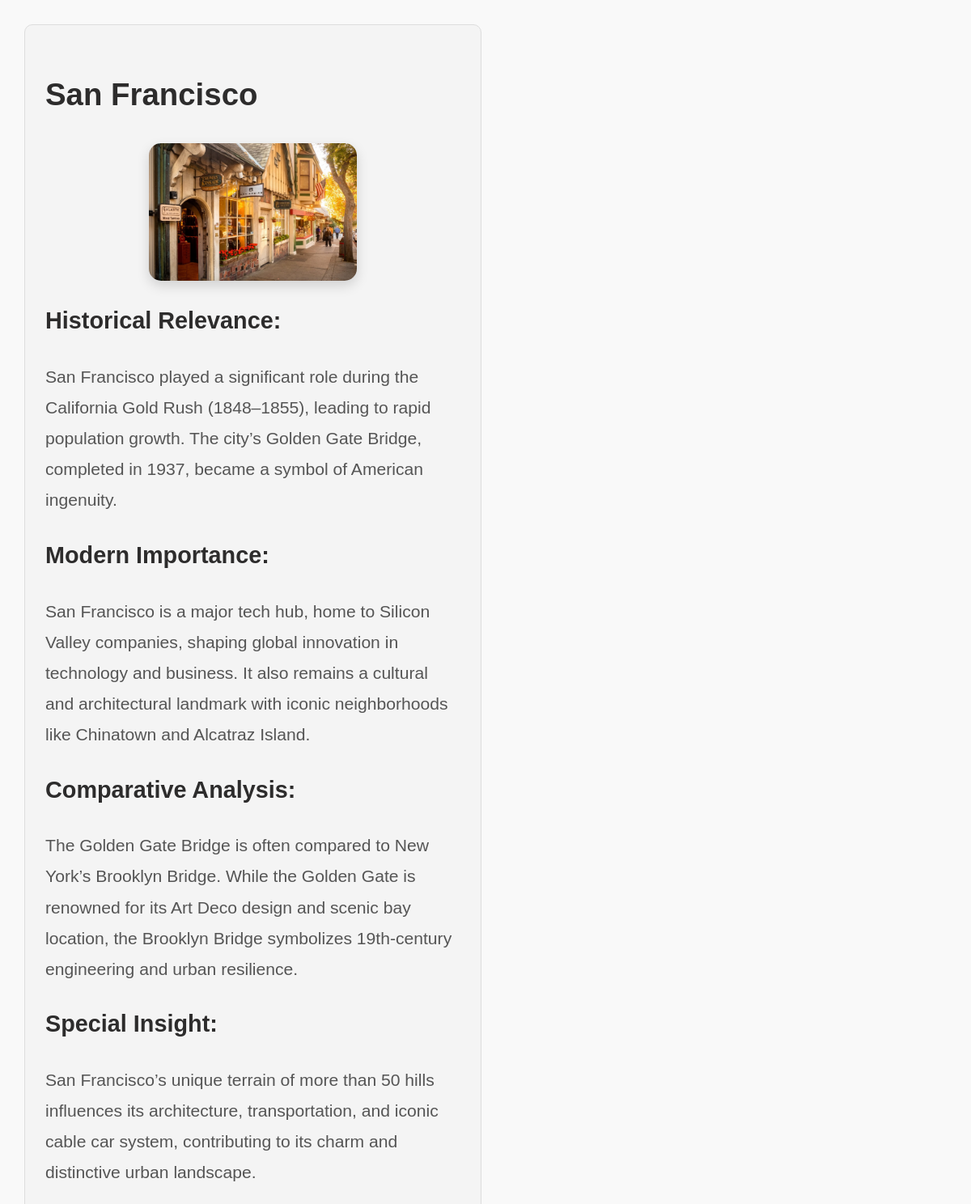
Screenshot of /image/3 (signed in) with the database file from the repository.
### main.py (models this page shows)
class COMP_Model(db.Model):
    ImageID= db.Column(db.Integer,primary_key=True)
    ImagePath= db.Column(db.String(2000),nullable =False)
    Name = db.Column(db.String(100),nullable =False)
    Hist_Relevance =db.Column(db.String(500),nullable=False)
    Mod_Imp= db.Column(db.String(500),nullable=False)
    Comp_Analysis =db.Column(db.String(500),nullable=False)
    Insight= db.Column(db.String(500),nullable=False)

### main.py (the view)
@app.route('/image/<int:image_id>')
@login_required
def image_detail(image_id):
    image = COMP_Model.query.get_or_404(image_id)
    return render_template('image_detail.html', image=image)

### main.py (called while the page is built)
@login_manager.user_loader
def load_user(user_id):
    return User.query.get(int(user_id))

### templates/image_detail.html
{% extends "basic.html" %}
{% block body %}
<div class="image-details">
    <h1>{{ image.Name }}</h1>
    <img src="{{ url_for('static', filename='Images/' + image.ImagePath) }}" alt="{{ image.Name }}" style="width: 50%; height: auto;">
    <div class="details">
        <h2>Historical Relevance:</h2>
        <p>{{ image.Hist_Relevance }}</p>
        <h2>Modern Importance:</h2>
        <p>{{ image.Mod_Imp }}</p>
        <h2>Comparative Analysis:</h2>
        <p>{{ image.Comp_Analysis }}</p>
        <h2>Special Insight:</h2>
        <p>{{ image.Insight }}</p>
    </div>
</div>
{% endblock %}

### static/css/styles.css (style rules this page uses)
body { margin: 10px; padding: 20px; font-family: 'Gill Sans', 'Gill Sans MT', Calibri, 'Trebuchet MS', sans-serif ; line-height: 1.6; background-color: #f9f9f9; color: #2d2c2c; }
img { max-width: 300px; height: auto; border-radius: 15px; box-shadow: 0px 4px 10px rgba(0, 0, 0, 0.2); margin: 10px; display: block; margin-left: auto; margin-right: auto; }
p { margin: 5px 0; }
.image-details { width: 45%; padding: 25px; border: 1px solid #ddd; border-radius: 10px; background-color: #f4f4f4; font-size: 1.2em; line-height: 1.8; }
.image-details p { font-size: 1.1em; color: #555; margin: 10px 0; }
.image-details img { width: 100%; height: auto; border-radius: 15px; box-shadow: 0px 6px 15px rgba(0, 0, 0, 0.15); margin-bottom: 15px; }

### rows the page displays
COMP_Model: Name "San Francisco", ImagePath (picture), Hist_Relevance "San Francisco played a significant role during the California Gold Rush (1848–1855), leading to rapid population growth. The city’s Golden Gate Bridge, completed in 1937, became a symbol of American ingenuity.", Mod_Imp "San Francisco is a major tech hub, home to Silicon Valley companies, shaping global innovation in technology and business. It also remains a cultural and architectural landmark with iconic neighborhoods like Chinatown and Alcatraz Island.", Comp_Analysis "The Golden Gate Bridge is often compared to New York’s Brooklyn Bridge. While the Golden Gate is renowned for its Art Deco design and scenic bay location, the Brooklyn Bridge symbolizes 19th-century engineering and urban resilience.", Insight "San Francisco’s unique terrain of more than 50 hills influences its architecture, transportation, and iconic cable car system, contributing to its charm and distinctive urban landscape."
